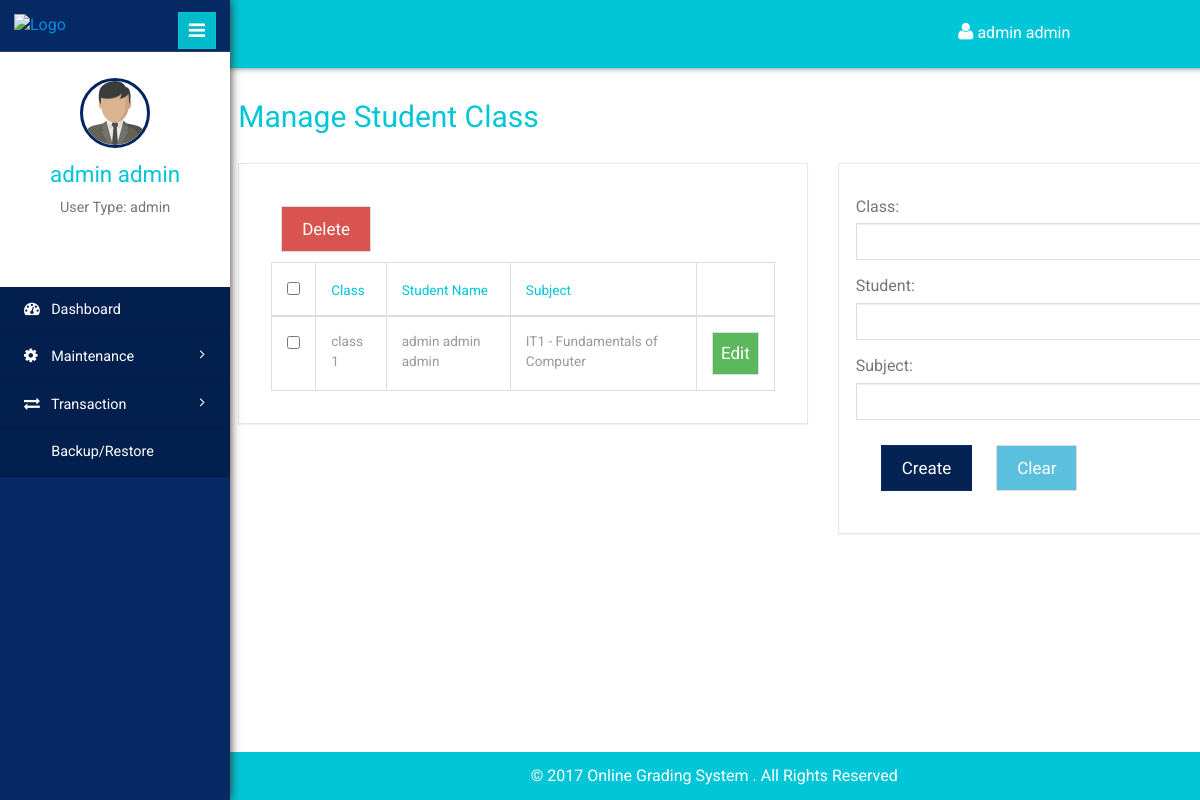
/student_class.php (signed in), run on the app's committed database.
### tables this page shows
CREATE TABLE IF NOT EXISTS `usertbl` (
`id` int(11) NOT NULL,
  `username` varchar(140) NOT NULL,
  `password` varchar(100) NOT NULL,
  `fname` varchar(140) NOT NULL,
  `mname` varchar(140) NOT NULL,
  `lname` varchar(140) NOT NULL,
  `contact` varchar(140) NOT NULL,
  `usertype` varchar(50) NOT NULL
);

CREATE TABLE IF NOT EXISTS `tblstudentclass` (
`id` int(11) NOT NULL,
  `classid` int(11) NOT NULL,
  `studentid` int(11) NOT NULL,
  `subjectid` int(11) NOT NULL
);

CREATE TABLE IF NOT EXISTS `tblclass` (
`id` int(11) NOT NULL,
  `classname` varchar(20) NOT NULL,
  `schoolyearid` int(11) NOT NULL,
  `yearlevelid` int(11) NOT NULL
);

CREATE TABLE IF NOT EXISTS `tblsubjects` (
`id` int(11) NOT NULL,
  `subjectname` varchar(50) NOT NULL,
  `description` varchar(50) NOT NULL,
  `yearlevelid` int(11) NOT NULL
);

### session.php (called while the page is built, shortened)
<?php
if (isset($_SESSION['username']))
{
	$username = $_SESSION['username'];
}
else
{
	header("Location: index.php");
	exit();
}
$result = mysqli_query($con,"SELECT * FROM usertbl WHERE username = '$username'")or die(mysqli_error($con));
$user_rows = mysqli_fetch_array($result);
$fname = $user_rows['fname'];
$lname = $user_rows['lname'];
$userType = $user_rows['usertype'];
$name = $fname." ".$lname;
?>

### student_class.php (the view, shortened to what this page needs)
<!DOCTYPE html>
<html>
<head>
	<?php include "inc/navbar.php"; ?>
</head>
<body>
	<div class="page-container">
		<div class="left-content">
			<?php include "inc/header.php"; ?>
			<div class="outter-wp">
				<div class="sub-heard-part">
					<ol class="breadcrumb m-b-0">
						<li><h2 style="margin-top:0px;"><a>Manage Student Class</a></h2></li>
					</ol>
				</div>
				<div class="graph-visual tables-main">
					<div class="row">
						<div class="col-sm-7">
							<div class="graph">
								<?php
								$query = "SELECT * FROM tblstudentclass
								left join usertbl on usertbl.id = tblstudentclass.studentid
								left join tblsubjects on tblsubjects.id = tblstudentclass.subjectid
								left join tblclass on tblclass.id = tblstudentclass.classid";
								$result = mysqli_query($con, $query)or die(mysqli_error($con));
								if(mysqli_num_rows($result) > 0){
									?>
									<button type="button" id="del_stud_class" class="btn btn-danger">Delete</button>
									<div class="tables">
										<table class="table table-bordered">
											<thead>
												<tr>
													<th><input type="checkbox" id="checkall"></th>
													<th>Class</th>
													<th>Student Name</th>
													<th>Subject</th>
													<th></th>
												</tr>
											</thead>
											<tbody>
												<?php while($row = mysqli_fetch_array($result)) {  ?>
												<tr>
													<th scope="row"><input type="checkbox" id="record" name="subid[]" value="<?php echo $row['id']; ?>"></th>
													<td><input type="hidden" value="<?php echo $row['id'] ?>"><?php echo $row['classname']; ?></td>
													<td><input type="hidden" value="<?php echo $row['id'] ?>"><?php echo $row['fname']." ".$row['mname']." ".$row['lname']; ?></td>
													<td><input type="hidden" value="<?php echo $row['id'] ?>"><?php echo $row['subjectname']." - ".$row['description']; ?></td>
													<td><button type="button" style="margin:0px;padding:8px;" id="edit_studclass" class="btn btn-success">Edit</button></td>
												</tr>
												<?php } ?>
											</tbody>
										</table>
									</div>
									<?php }else{ ?>
									<div class="alert alert-danger">No data found.</div>
									<?php } ?>
								</div>
							</div>
							<div class="col-sm-5">
								<div class="graph">
									<form class="form-horizontal" action="crud_function.php" method="post">
										<div class="form-group">
											<label>Class:</label>
											<select class="form-control" style="padding:8px;" name="cboclass"  id="cboclass" required>
												<option></option>
												<?php
												$query = "SELECT * FROM tblclass";
												$result = mysqli_query($con, $query);
												while($row = mysqli_fetch_array($result)){
													?>
													<option value="<?php echo $row['id']; ?>"><?php echo $row['classname']; ?></option>
													<?php } ?>
												</select>
											</div>
											<div class="form-group">
												<label>Student:</label>
												<select class="form-control" style="padding:8px;" name="cboStudent"  id="cboStudent" required>
													<option></option>
													<?php
													$query = "SELECT * FROM usertbl where usertype='student'";
													$result = mysqli_query($con, $query);
													while($row = mysqli_fetch_array($result)){
														?>
														<option value="<?php echo $row['id']; ?>"><?php echo $row['fname']." ".$row['lname']; ?></option>
														<?php } ?>
													</select>
												</div>
												<div class="form-group">
													<label>Subject:</label>
													<select class="form-control" style="padding:8px;" name="cbosubjectid"  id="cbosubjectid" required>
														<option></option>
														<?php
														$query = "SELECT * FROM tblsubjects";
														$result = mysqli_query($con, $query);
														while($row = mysqli_fetch_array($result)){
															?>
															<option value="<?php echo $row['id']; ?>"><?php echo $row['subjectname']." - ".$row['description']; ?></option>
															<?php } ?>
														</select>
													</div>
													<button type="submit" id="add_studclass" name="add_studclass" class="btn btn-primary">Create</button>
													<button type="reset" id="clear" class="btn btn-info">Clear</button>
												</form>
											</div>
										</div>
									</div>
								</div>
							</div>
							<?php include "inc/sidebar.php"; ?>
						</div>
					</body>
					</html>

### inc/header.php (shortened to what this page needs)
<?php include "conn.php"; ?>
<?php include "session.php"; ?>
<div class="inner-content">
	<div class="header-section">
		<div class="top_menu">
			<div class="profile_details_left">
				<ul class="nofitications-dropdown">
					<li class="dropdown note">
						<a href="#" class="dropdown-toggle" data-toggle="dropdown" aria-expanded="false" style="color:#fff;"><i class="fa fa-user"></i> <?php echo $name; ?></a>
					</li>
				</ul>
			</div>
			<div class="clearfix"></div>
		</div>
	</div>

### inc/sidebar.php (shortened to what this page needs)
<footer>
	<p style="color:#fff;padding-right:200px;">&copy 2017 Online Grading System . All Rights Reserved</p>
</footer>
<div class="sidebar-menu">
	<header class="logo">
		<a href="#" class="sidebar-icon"> <span class="fa fa-bars"></span> </a> <a href="admin_dashboard.php"> <img id="logo" src="" alt="Logo"/>
	</a>
</header>
<div class="down">
	<a href="admin_dashboard.php"><img style="width:70px;height:70px;" src="images/businessman.png"></a>
	<a href="admin_dashboard.php"><span class=" name-caret"><?php echo $name; ?></span></a>
	<p>User Type: <?php echo $userType; ?></p>
	<ul>
		<li><a class="tooltips" href="profile.php"><span>Profile</span><i class="lnr lnr-user"></i></a></li>
		<li><a class="tooltips" href="logout.php"><span>Log out</span><i class="lnr lnr-power-switch"></i></a></li>
	</ul>
</div>
<div class="menu">
	<ul id="menu" >
		<li><a href="admin_dashboard.php"><i class="fa fa-tachometer"></i> <span>Dashboard</span></a></li>
		<li id="menu-academico" ><a href="#"><i class="fa fa-cog"></i> <span> Maintenance</span> <span class="fa fa-angle-right" style="float: right"></span></a>
		</li>
		<li id="menu-academico" ><a href="#"><i class="fa fa-exchange"></i> <span> Transaction</span> <span class="fa fa-angle-right" style="float: right"></span></a>
		</li>
		<li><a href="backup.php"><i class="fa fa-database"></i> <span>Backup/Restore</span></a></li>
	</ul>
</div>
</div>

### data on the page
usertbl: name "admin admin", usertype "admin"
tblstudentclass: classid.classname "class 1", usertbl.fname "admin", usertbl.mname "admin", usertbl.lname "admin", subjectid.subjectname "IT1", subjectid.description "Fundamentals of Computer"
